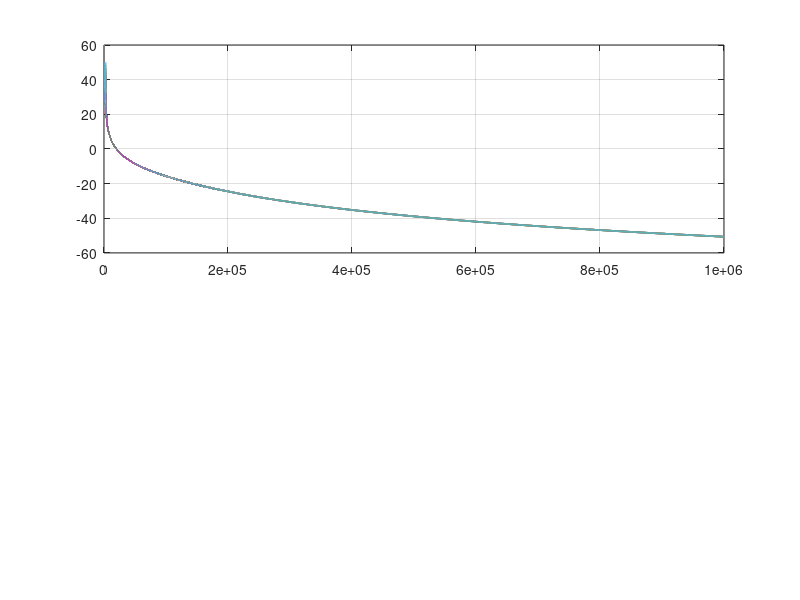

Reproduce this figure in MATLAB. (Note: this script raises an error after producing the figure.)
%% 100W Synchronous Buck - Loop Gain Bode & Phase Margin  (VERIFIED)
%  LM5146 Type-III voltage-mode compensation
%  Run: matlab -batch "loop_bode"
clear; clc; close all;

%% ---------- Power stage ----------
Vin=48; L=12e-6; Co=422e-6; ESR=4e-3; fsw=300e3; Vout=12; VREF=0.8;
w0=1/sqrt(L*Co);  f0=w0/(2*pi);
wesr=1/(ESR*Co);  fesr=wesr/(2*pi);
Rf=Vout/8; Q_full=1/(w0*(L/Rf+ESR*Co));
dIL=Vout*(1-Vout/Vin)/(L*fsw);

%% ---------- Modulator (LM5146 line feedforward) ----------
k_FF=15;                       % = Vin/Vramp, held constant -> loop gain Vin-independent

%% ---------- Type-III compensator placement (per LM5146 datasheet) ----------
fc=20e3;
fz1=0.5*f0;  fz2=f0;           % datasheet: wz1=0.5*wo, wz2=wo
fp1=fesr;    fp2=fsw/2;        % datasheet: wp1=wESR, wp2=wSW/2
wz1=2*pi*fz1; wz2=2*pi*fz2; wp1=2*pi*fp1; wp2=2*pi*fp2; wc=2*pi*fc;

s=1j*wc;
H_fc=(1+s/wesr)/(1+s/(Q_full*w0)+(s/w0)^2);
Gc_need=1/(k_FF*abs(H_fc));
Gc_shape=abs((1+s/wz1)*(1+s/wz2)/((1+s/wp1)*(1+s/wp2)));
wi=Gc_need*wc/Gc_shape;        % integrator unity-gain freq
gm=600e-6;                     % LM5146 EA transconductance (typ)

%% ---------- Component values (LM5146 datasheet Table) ----------
Kmid=(fc/f0)/k_FF;             % = RC1/RFB1
RFB1=20e3;
RFB2=RFB1/((Vout/VREF)-1);
RC1=Kmid*RFB1;
CC1=1/(wz1*RC1);
CC2=1/(wp1*RC1);
CC3=1/(wz2*RFB1);
RC2=1/(wp2*CC3);

fprintf('==== DESIGN ====\n');
fprintf('  f0=%.1fHz  fesr=%.1fHz  Q(8A)=%.2f  dIL=%.2fA (DCM<%.2fA)\n', f0,fesr,Q_full,dIL,dIL/2);
fprintf('  fc=%.0fHz  k_FF=%d  Kmid=(fc/f0)/kFF=%.4f\n', fc,k_FF,Kmid);
fprintf('  |Gc(fc)| need=%.4f (%.2f dB)   wi=%.1f rad/s (fi=%.1f Hz)\n', ...
        Gc_need,20*log10(Gc_need),wi,wi/(2*pi));
fprintf('  |Zcomp(fc)|=|Gc|/gm = %.0f ohm\n', Gc_need/gm);
fprintf('\n  ---- COMPONENTS ----\n');
fprintf('  RFB1 = %.2f kohm     RFB2 = %.1f ohm\n', RFB1/1e3, RFB2);
fprintf('  RC1  = %.2f kohm     RC2  = %.1f ohm\n', RC1/1e3, RC2);
fprintf('  CC1  = %.2f nF       CC2  = %.1f pF      CC3 = %.2f nF\n', CC1*1e9, CC2*1e12, CC3*1e9);
fprintf('  Vout check = %.3f V\n', VREF*(1+RFB1/RFB2));

%% ---------- Sweep (CCM only) ----------
f=logspace(1,6,40000); w=2*pi*f; s=1j*w;
Gc=(wi./s).*(1+s/wz1).*(1+s/wz2)./((1+s/wp1).*(1+s/wp2));
Td=0.5/fsw; Dly=exp(-s*Td);

fprintf('\n==== LOAD SWEEP (CCM, >= %.2fA) ====\n', dIL/2);
loads=[8 6 4 3 2 1.5]; res=zeros(numel(loads),4);
for k=1:numel(loads)
  Io=loads(k); R=Vout/Io; Qx=1/(w0*(L/R+ESR*Co));
  Hx=(1+s/wesr)./(1+s./(Qx*w0)+(s./w0).^2);
  Tx=k_FF*Hx.*Gc;
  mx=20*log10(abs(Tx)); px=unwrap(angle(Tx))*180/pi;
  i1=find(mx(1:end-1)>=0 & mx(2:end)<0,1);
  Txd=Tx.*Dly; pxd=unwrap(angle(Txd))*180/pi; mxd=20*log10(abs(Txd));
  i2=find(mxd(1:end-1)>=0 & mxd(2:end)<0,1);
  if isempty(i1), fprintf('  Io=%.1f Q=%.2f -- no crossing --\n',Io,Qx); continue; end
  res(k,:)=[Io,Qx,f(i2),180+pxd(i2)];
  fprintf('  Io=%4.1fA Q=%5.2f  fc=%6.0fHz  PM(no delay)=%5.1f  PM(Td=Ts/2)=%5.1f\n', ...
          Io,Qx,f(i1),180+px(i1),180+pxd(i2));
end
[pmw,iw]=min(res(:,4));
  if pmw>=45, verdict='PASS (>=45 deg)'; else, verdict='FAIL'; end
  fprintf('\n  WORST PM = %.1f deg @ Io=%.1f A  -> %s\n', pmw,res(iw,1), verdict);

%% ---------- Gain margin ----------
mx=20*log10(abs(k_FF*((1+s/wesr)./(1+s./(Q_full*w0)+(s./w0).^2)).*Gc.*Dly));
px=unwrap(angle(k_FF*((1+s/wesr)./(1+s./(Q_full*w0)+(s./w0).^2)).*Gc.*Dly))*180/pi;
ip=find(px(1:end-1)>-180 & px(2:end)<=-180,1);
if ~isempty(ip), fprintf('  Gain margin = %.1f dB @ %.1f kHz\n', -mx(ip), f(ip)/1e3); end

%% ---------- Plot ----------
f1=figure('Position',[80 60 1050 760],'Color','w');
subplot(2,1,1); hold on; grid on; box on;
for k=1:numel(loads)
  Io=loads(k); R=Vout/Io; Qx=1/(w0*(L/R+ESR*Co));
  Hx=(1+s/wesr)./(1+s./(Qx*w0)+(s./w0).^2);
  plot(f,20*log10(abs(k_FF*Hx.*Gc.*Dly)),'LineWidth',1.2,'DisplayName',sprintf('Io=%.1fA',Io));
end
yline(0,'k--'); xline(fc,'r:'); set(gca,'XScale','log'); xlim([10 1e6]); ylim([-80 80]);
ylabel('Magnitude (dB)'); title('100W Sync Buck Loop Gain  (LM5146 Type-III, incl. Td=Ts/2)');
legend('Location','southwest');
subplot(2,1,2); hold on; grid on; box on;
for k=1:numel(loads)
  Io=loads(k); R=Vout/Io; Qx=1/(w0*(L/R+ESR*Co));
  Hx=(1+s/wesr)./(1+s./(Qx*w0)+(s./w0).^2);
  plot(f,unwrap(angle(k_FF*Hx.*Gc.*Dly))*180/pi,'LineWidth',1.2);
end
yline(-135,'r--','PM=45 deg'); xline(fc,'r:');
set(gca,'XScale','log'); xlim([10 1e6]); ylim([-270 0]);
xlabel('Frequency (Hz)'); ylabel('Phase (deg)');
od=fileparts(mfilename('fullpath')); if isempty(od), od=pwd; end
saveas(f1,fullfile(od,'loop_bode.png'));
fprintf('\nPlot: %s\n', fullfile(od,'loop_bode.png'));
